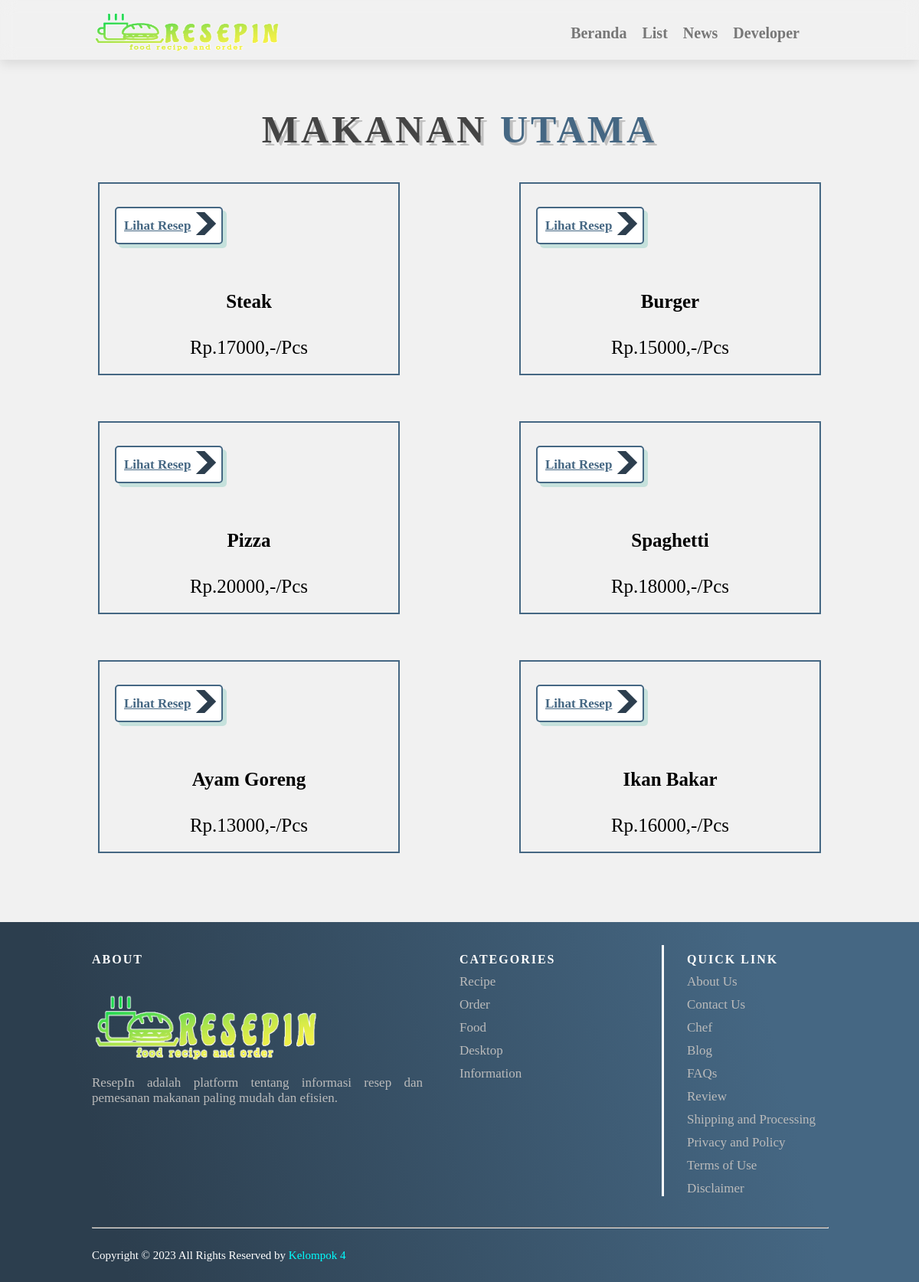
The app's page /food/makanan_utama.php?id_kategori=4 (signed in) with its own data.
### tables this page shows
CREATE TABLE `data_menu` (
  `id_menu` int(11) NOT NULL,
  `id_kategori` int(11) NOT NULL,
  `nama_menu` varchar(100) NOT NULL,
  `harga_menu` int(11) NOT NULL,
  `gambar_menu` varchar(100) NOT NULL
);

### food/makanan_utama.php (the view, shortened to what this page needs)
<?php
    require '../functions.php';
    $id_kategori = $_GET["id_kategori"];
    $menu = mysqli_query($conn, "SELECT * FROM data_menu WHERE id_kategori = $id_kategori");
?>
<!DOCTYPE html>
<html>
    <head>
        <link rel="stylesheet" href="kategori_makanan.css" />
    </head>
    <body>
        <header class="header">
            <a href="index.php" class="logo"> <img src="../logo/resepin.png" /></a>
            <nav class="navbar">
                <a href="beranda.php">Beranda</a>
                <a href="list.php">List</a>
                <a href="news.php">News</a>
                <a href="developer.php">Developer</a>
                <a href="../user/dashboardUser.php"
                    ></a>
            </nav>
        </header>
        <section class="products" id="products">
            <h1 class="heading">Makanan <span>Utama</span></h1>
            <div class="box-container">
                <?php foreach($menu as $rows_menu) : ?>
                <?php $nama_file = str_replace(' ', '_', strtolower($rows_menu["nama_menu"])); ?>
                <?php $nama_file_php = $nama_file . ".php"; ?>
                <div class="boxes">
                    <div class="box">
                        <div class="tombol">
                            <a
                                href="<?= $nama_file_php; ?>?id_menu=<?= $rows_menu['id_menu']; ?>"
                                class="btn"
                            >
                                Lihat Resep
                                <span
                                    ><img src="../icon/arahkanan.png" width="30px"
                                /></span>
                            </a>
                        </div>
                        <div class="image">
                        </div>
                        <div class="content">
                            <h3><?= $rows_menu["nama_menu"]; ?></h3>
                            <div class="price">
                                Rp.<?= $rows_menu["harga_menu"]; ?>,-/Pcs
                            </div>
                        </div>
                    </div>
                </div>
                <?php endforeach; ?>
            </div>
        </section>
        <footer class="site-footer">
            <div class="footerGrid">
                <div class="footerAbout">
                    <h6>About</h6>
                    <img src="../logo/resepin.png" alt="" />
                    <p>
                        ResepIn adalah platform tentang informasi resep dan
                        pemesanan makanan paling mudah dan efisien.
                    </p>
                </div>
                <div class="footerCategory">
                    <h6>Categories</h6>
                    <p>Recipe</p>
                    <p>Order</p>
                    <p>Food</p>
                    <p>Desktop</p>
                    <p>Information</p>
                </div>
                <div class="footerLink">
                    <h6>Quick Link</h6>
                    <a href="about_us.php"><p>About Us</p></a>
                    <a href="contact_us.php"><p>Contact Us</p></a>
                    <a href="chef.php"><p>Chef</p></a>
                    <a href="blog.php"><p>Blog</p></a>
                    <a href="faq.php"><p>FAQs</p></a>
                    <a href="review.php"><p>Review</p></a>
                    <a href="shipping_and_processing.php"
                        ><p>Shipping and Processing</p></a
                    >
                    <a href="privacy_and_policy.php"
                        ><p>Privacy and Policy</p></a
                    >
                    <a href="terms_of_use.php"><p>Terms of Use</p></a>
                    <a href="disclaimer.php"><p>Disclaimer</p></a>
                </div>
            </div>
            <hr />
            <div class="copyrightLogo">
                <p class="copyright-text">
                    Copyright &copy; 2023 All Rights Reserved by
                    <a href="#">Kelompok 4</a>
                </p>
                <div class="iconLogoFooter">
                    <a href="#"><ion-icon name="logo-facebook"></ion-icon></a>
                    <a href="#"><ion-icon name="logo-twitter"></ion-icon></a>
                    <a href="#"><ion-icon name="logo-instagram"></ion-icon></a>
                </div>
            </div>
        </footer>
    </body>
</html>

### food/kategori_makanan.css (style rules this page uses)
* { padding: 0; margin: 0; font-family: verdana; }
html { font-size: 62.5%; scroll-behavior: smooth; }
body { background-color: #f1f1f1; position: relative; padding-top: 70px; }
.header { font-family: verdana; height: 70px; padding: 8px 3% 0 10%; position: fixed; top: 0; left: 0; right: 0; z-index: 1000; box-shadow: 0px 5px 15px rgba(0, 0, 0, 0.1); display: flex; align-items: center; justify-content: space-between; background-color: transparent; width: 87%; backdrop-filter: blur(10px); }
.logo img { height: 60px; width: 250px; }
.header .navbar a { text-decoration: none; font-size: 20px; color: #777; margin-left: 20px; font-weight: bold; }
.header .navbar { display: flex; align-items: center; justify-content: center; }
.heading { text-align: center; padding-bottom: 20px; text-shadow: 4px 4px 0 rgba(0, 0, 0, 0.2); text-transform: uppercase; color: #444; font-size: 50px; letter-spacing: 4px; }
.heading span { text-transform: uppercase; color: rgb(69, 103, 131); }
.products { width: 90%; padding: 70px 5%; }
.products .box-container { display: flex; flex-wrap: wrap; justify-content: space-around; gap: 20px; }
.products .box-container .box { text-align: center; border: 2px solid rgb(69, 103, 131); padding: 20px; width: 350px; margin: 20px 0px; }
.products .box-container .box .image { padding: 25px 0; }
.products .box-container .box .content h3 { color: rgb(0, 0, 0); font-size: 25px; height: 60px; }
.products .box-container .box .content .price { color: rgb(0, 0, 0); font-size: 25px; font-weight: lighter; }
.tombol { display: flex; gap: 10px; }
.tombol .btn { display: flex; align-items: center; margin-top: 10px; padding: 5px; padding-left: 10px; border: 2px solid rgb(69, 103, 131); border-radius: 5px; box-shadow: 5px 5px 0 rgba(22, 160, 133, 0.2); color: rgb(69, 103, 131); cursor: pointer; font-size: 17px; font-weight: bold; background: #fff; }
.tombol .btn span { border-radius: 5px; margin-left: 5px; }
.site-footer { background-image: linear-gradient( 76.3deg, rgba(44, 62, 78, 1) 12.6%, rgba(69, 103, 131, 1) 82.8% ); height: auto; width: 80%; padding: 30px 10% 20px 10%; }
.site-footer hr { border-top-color: #bbb; float: left; margin-top: 40px; margin-bottom: 20px; width: 100%; }
.footerGrid { z-index: 3; width: 100%; display: grid; grid-template-columns: 2fr 1fr 1fr; grid-template-rows: 1fr; gap: 0px 5%; grid-template-areas: "footerAbout footerCategory footerLink"; }
.footerAbout { width: 100%; grid-area: footerAbout; }
.footerAbout img { width: 300px; height: 100px; margin-top: 30px; }
.footerAbout h6, .footerCategory h6, .footerLink h6 { color: #fff; font-size: 16px; text-transform: uppercase; margin-top: 10px; letter-spacing: 2px; }
.footerAbout p, .footerCategory p, .footerLink p { color: #bbb; text-align: justify; font-size: 17px; margin: 10px 0 0 0; }
.footerCategory { width: 100%; grid-area: footerCategory; }
.footerLink { border-left: 3px solid #fff; padding-left: 30px; width: 100%; grid-area: footerLink; }
.footerLink a { text-decoration: none; }
.copyrightLogo { width: 100%; height: 30px; display: flex; align-items: center; justify-content: space-between; margin-top: 40px; }
.copyright-text { color: #fff; font-size: 15px; }
.copyright-text a { color: aqua; font-size: 15px; text-decoration: none; }

### records on screen
data_menu: nama_menu "Steak", harga_menu "17000"
data_menu: nama_menu "Burger", harga_menu "15000"
data_menu: nama_menu "Pizza", harga_menu "20000"
data_menu: nama_menu "Spaghetti", harga_menu "18000"
data_menu: nama_menu "Ayam Goreng", harga_menu "13000"
data_menu: nama_menu "Ikan Bakar", harga_menu "16000"
